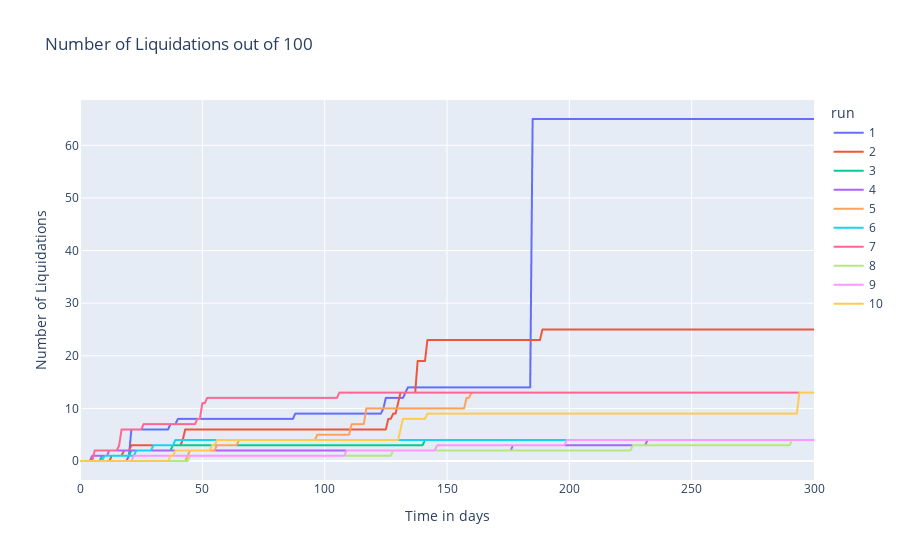

The notebook cell this image was saved under:
### Code cell
############################################
# 9. NUMBER OF LIQUIDATIONS #
############################################

fig = px.line(simulation_result, 
              title=f"Number of Liquidations out of {NUM_OWNERS}", 
              x="timestep", 
              y='num_liquidations', 
              color="run", 
              labels={"timestep": "Time in days", "num_liquidations": "Number of Liquidations"})
fig.show()

### Figure 1 — Plotly figure (JSON) as saved in the notebook; plotly's stock layout.template omitted (floating-point values rounded to 4 significant figures; data arrays with more than 128 entries replaced by an {"elided": "..."} marker saying what was removed)
{"data": [{"hovertemplate": "run=1<br>Time in days=%{x}<br>Number of Liquidations=%{y}<extra></extra>", "legendgroup": "1", "line": {"color": "#636efa", "dash": "solid"}, "marker": {"symbol": "circle"}, "mode": "lines", "name": "1", "showlegend": true, "type": "scattergl", "x": {"elided": "301 int values"}, "xaxis": "x", "y": {"elided": "301 int values"}, "yaxis": "y"}, {"hovertemplate": "run=2<br>Time in days=%{x}<br>Number of Liquidations=%{y}<extra></extra>", "legendgroup": "2", "line": {"color": "#EF553B", "dash": "solid"}, "marker": {"symbol": "circle"}, "mode": "lines", "name": "2", "showlegend": true, "type": "scattergl", "x": {"elided": "301 int values"}, "xaxis": "x", "y": {"elided": "301 int values"}, "yaxis": "y"}, {"hovertemplate": "run=3<br>Time in days=%{x}<br>Number of Liquidations=%{y}<extra></extra>", "legendgroup": "3", "line": {"color": "#00cc96", "dash": "solid"}, "marker": {"symbol": "circle"}, "mode": "lines", "name": "3", "showlegend": true, "type": "scattergl", "x": {"elided": "301 int values"}, "xaxis": "x", "y": {"elided": "301 int values"}, "yaxis": "y"}, {"hovertemplate": "run=4<br>Time in days=%{x}<br>Number of Liquidations=%{y}<extra></extra>", "legendgroup": "4", "line": {"color": "#ab63fa", "dash": "solid"}, "marker": {"symbol": "circle"}, "mode": "lines", "name": "4", "showlegend": true, "type": "scattergl", "x": {"elided": "301 int values"}, "xaxis": "x", "y": {"elided": "301 int values"}, "yaxis": "y"}, {"hovertemplate": "run=5<br>Time in days=%{x}<br>Number of Liquidations=%{y}<extra></extra>", "legendgroup": "5", "line": {"color": "#FFA15A", "dash": "solid"}, "marker": {"symbol": "circle"}, "mode": "lines", "name": "5", "showlegend": true, "type": "scattergl", "x": {"elided": "301 int values"}, "xaxis": "x", "y": {"elided": "301 int values"}, "yaxis": "y"}, {"hovertemplate": "run=6<br>Time in days=%{x}<br>Number of Liquidations=%{y}<extra></extra>", "legendgroup": "6", "line": {"color": "#19d3f3", "dash": "solid"}, "marker": {"symbol": "circle"}, "mode": "lines", "name": "6", "showlegend": true, "type": "scattergl", "x": {"elided": "301 int values"}, "xaxis": "x", "y": {"elided": "301 int values"}, "yaxis": "y"}, {"hovertemplate": "run=7<br>Time in days=%{x}<br>Number of Liquidations=%{y}<extra></extra>", "legendgroup": "7", "line": {"color": "#FF6692", "dash": "solid"}, "marker": {"symbol": "circle"}, "mode": "lines", "name": "7", "showlegend": true, "type": "scattergl", "x": {"elided": "301 int values"}, "xaxis": "x", "y": {"elided": "301 int values"}, "yaxis": "y"}, {"hovertemplate": "run=8<br>Time in days=%{x}<br>Number of Liquidations=%{y}<extra></extra>", "legendgroup": "8", "line": {"color": "#B6E880", "dash": "solid"}, "marker": {"symbol": "circle"}, "mode": "lines", "name": "8", "showlegend": true, "type": "scattergl", "x": {"elided": "301 int values"}, "xaxis": "x", "y": {"elided": "301 int values"}, "yaxis": "y"}, {"hovertemplate": "run=9<br>Time in days=%{x}<br>Number of Liquidations=%{y}<extra></extra>", "legendgroup": "9", "line": {"color": "#FF97FF", "dash": "solid"}, "marker": {"symbol": "circle"}, "mode": "lines", "name": "9", "showlegend": true, "type": "scattergl", "x": {"elided": "301 int values"}, "xaxis": "x", "y": {"elided": "301 int values"}, "yaxis": "y"}, {"hovertemplate": "run=10<br>Time in days=%{x}<br>Number of Liquidations=%{y}<extra></extra>", "legendgroup": "10", "line": {"color": "#FECB52", "dash": "solid"}, "marker": {"symbol": "circle"}, "mode": "lines", "name": "10", "showlegend": true, "type": "scattergl", "x": {"elided": "301 int values"}, "xaxis": "x", "y": {"elided": "301 int values"}, "yaxis": "y"}], "layout": {"legend": {"title": {"text": "run"}, "tracegroupgap": 0}, "title": {"text": "Number of Liquidations out of 100"}, "xaxis": {"anchor": "y", "domain": [0, 1], "title": {"text": "Time in days"}}, "yaxis": {"anchor": "x", "domain": [0, 1], "title": {"text": "Number of Liquidations"}}}}
